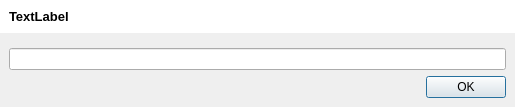
<?xml version="1.0" encoding="UTF-8"?>
<ui version="4.0">
 <class>AskPassDialog</class>
 <widget class="QDialog" name="AskPassDialog">
  <property name="geometry">
   <rect>
    <x>0</x>
    <y>0</y>
    <width>515</width>
    <height>106</height>
   </rect>
  </property>
  <property name="windowTitle">
   <string>Input Credential Information</string>
  </property>
  <layout class="QVBoxLayout" name="verticalLayout_2">
   <property name="spacing">
    <number>6</number>
   </property>
   <property name="leftMargin">
    <number>0</number>
   </property>
   <property name="topMargin">
    <number>0</number>
   </property>
   <property name="rightMargin">
    <number>0</number>
   </property>
   <property name="bottomMargin">
    <number>0</number>
   </property>
   <item>
    <widget class="QFrame" name="frame">
     <property name="styleSheet">
      <string notr="true">QFrame {
	background: #ffffff;
}
</string>
     </property>
     <property name="frameShape">
      <enum>QFrame::NoFrame</enum>
     </property>
     <property name="frameShadow">
      <enum>QFrame::Raised</enum>
     </property>
     <layout class="QVBoxLayout" name="verticalLayout_3">
      <item>
       <widget class="QLabel" name="label">
        <property name="font">
         <font>
          <pointsize>10</pointsize>
          <weight>75</weight>
          <bold>true</bold>
         </font>
        </property>
        <property name="text">
         <string>TextLabel</string>
        </property>
       </widget>
      </item>
     </layout>
    </widget>
   </item>
   <item>
    <widget class="QFrame" name="frame_2">
     <property name="frameShape">
      <enum>QFrame::NoFrame</enum>
     </property>
     <property name="frameShadow">
      <enum>QFrame::Raised</enum>
     </property>
     <layout class="QVBoxLayout" name="verticalLayout">
      <item>
       <widget class="QLineEdit" name="lineEdit"/>
      </item>
      <item>
       <layout class="QHBoxLayout" name="horizontalLayout">
        <item>
         <spacer name="horizontalSpacer">
          <property name="orientation">
           <enum>Qt::Horizontal</enum>
          </property>
          <property name="sizeHint" stdset="0">
           <size>
            <width>40</width>
            <height>20</height>
           </size>
          </property>
         </spacer>
        </item>
        <item>
         <widget class="QPushButton" name="pushButton">
          <property name="text">
           <string>OK</string>
          </property>
         </widget>
        </item>
       </layout>
      </item>
     </layout>
    </widget>
   </item>
  </layout>
 </widget>
 <resources/>
 <connections>
  <connection>
   <sender>pushButton</sender>
   <signal>clicked()</signal>
   <receiver>AskPassDialog</receiver>
   <slot>accept()</slot>
   <hints>
    <hint type="sourcelabel">
     <x>349</x>
     <y>71</y>
    </hint>
    <hint type="destinationlabel">
     <x>346</x>
     <y>118</y>
    </hint>
   </hints>
  </connection>
 </connections>
</ui>
